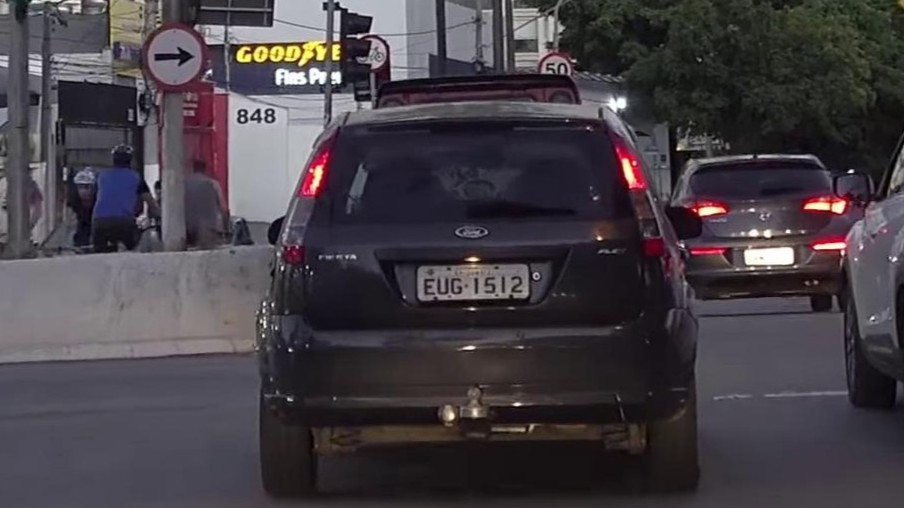
#> input picture dataset/1187019.jpg, 904 x 508 px; its folder holds only this picture in this run
$ python main.py
#> lines starting #> are read from the running program, lines starting #| are printed output that depends on the picture; after the words box and inside, x2 and y2 are one past the last pixel; in counts of white or black regions, pixels touching at a corner belong together
import cv2
import os

def detect_license_plate(image):
    gray = cv2.cvtColor(image, cv2.COLOR_BGR2GRAY) # Gray scale
    blur = cv2.bilateralFilter(gray, 11, 17, 17) # Reduce noise
    edges = cv2.Canny(blur, 30, 200)
    # [4 lines of commented-out code are left out]
    contours, _ = cv2.findContours(edges.copy(), cv2.RETR_TREE, cv2.CHAIN_APPROX_SIMPLE)
    contours = sorted(contours, key=cv2.contourArea, reverse=True)[:10] # Select only 10 biggest contours, normal images have a lot of noise

    for contour in contours:
        approx = cv2.approxPolyDP(contour, 10, True)
        if len(approx) == 4:
            x, y, w, h = cv2.boundingRect(approx)
            aspect_ratio = w / float(h)
            if 2 < aspect_ratio < 6:
                return (x, y, w, h)
    return None

def crop_and_resize(image, bbox, margin_ratio=0.4, output_size=(400, 200)):
    x, y, w, h = bbox
    x1 = max(int(x - w * margin_ratio), 0)
    y1 = max(int(y - h * margin_ratio), 0)
    x2 = min(int(x + w * (1 + margin_ratio)), image.shape[1])
    y2 = min(int(y + h * (1 + margin_ratio)), image.shape[0])
    cropped = image[y1:y2, x1:x2]
    return cv2.resize(cropped, output_size)

def process_dataset(input_folder="dataset", output_folder="output"):
#> called with input_folder = 'dataset', output_folder = 'output'
    os.makedirs(output_folder, exist_ok=True)
    image_files = [f for f in os.listdir(input_folder) if f.lower().endswith(('.jpg', '.png', '.jpeg'))]

    total = len(image_files)
    processed = 0

    for file_name in image_files:
        image_path = os.path.join(input_folder, file_name)
        image = cv2.imread(image_path)
#> image is the input picture: shape (508, 904, 3); mean B, G, R 69.7, 63.4, 69.1

        if image is None:
            print(f"Erro ao carregar: {file_name}")
            continue

        bbox = detect_license_plate(image)
#> in detect_license_plate, `gray = cv2.cvtColor(image, cv2.COLOR_BGR2GRAY)`:
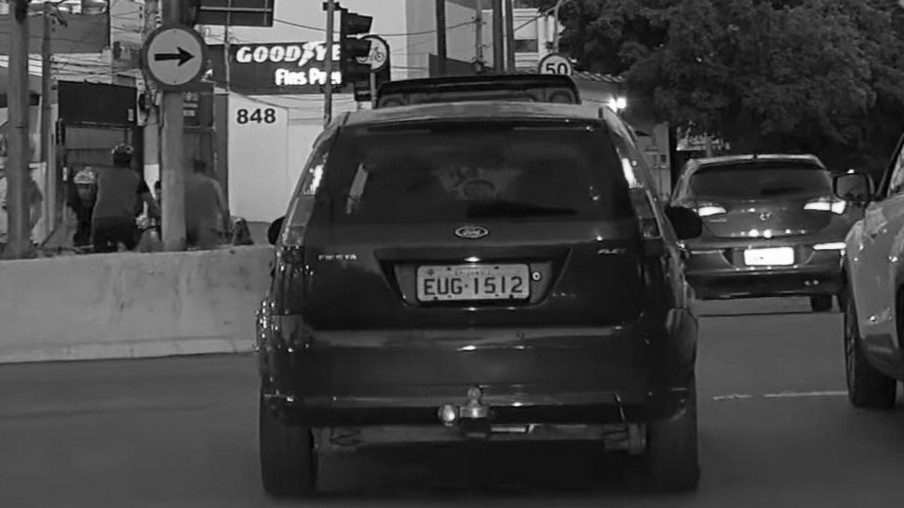
#> gray: shape (508, 904); min 0, max 255, mean 65.8
#> in detect_license_plate, `edges = cv2.Canny(blur, 30, 200)`:
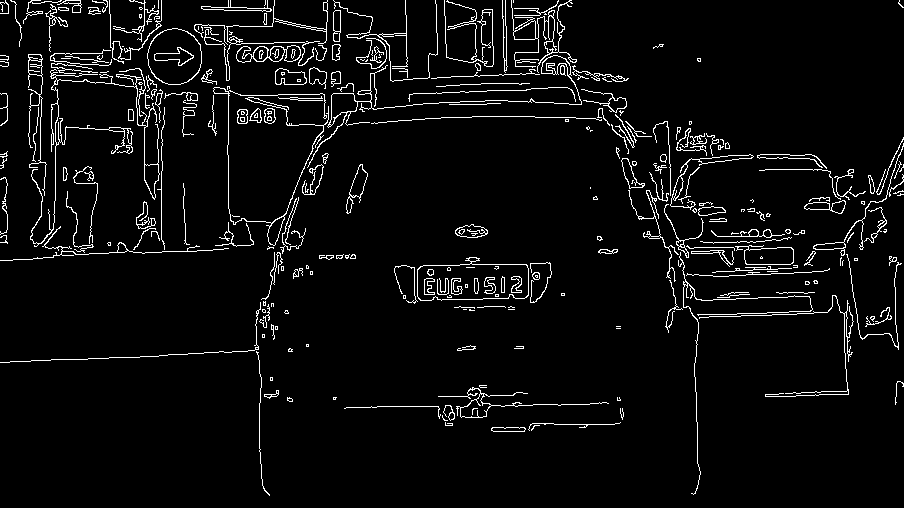
#> edges: shape (508, 904); 4.7% white in thin lines or dots
#> in detect_license_plate, `contours, _ = cv2.findContours(edges.copy(), cv2.RETR_TREE, cv2.CHAIN_..`: contours = 505 contours, 330 with area under 20; largest, box (x1, y1, x2, y2) and area: (417, 257, 529, 301) 3802, (417, 263, 529, 301) 3750, (147, 28, 202, 85) 2406, (147, 28, 202, 85) 2366, (307, 55, 582, 168) 977
#> in detect_license_plate, `contours = sorted(contours, key=cv2.contourArea, reverse=True)[:10]`: contours = 10 contours; largest, box (x1, y1, x2, y2) and area: (417, 257, 529, 301) 3802, (417, 263, 529, 301) 3750, (147, 28, 202, 85) 2406, (147, 28, 202, 85) 2366, (307, 55, 582, 168) 977
#> the loop in detect_license_plate, `for contour in contours:` made 1 pass
#> (approx, x, y, w, h, aspect_ratio) on pass 1: ([[417, 269], [420, 300], [528, 295], [526, 264]], 417, 264, 112, 37, 3.03)
#> bbox = (417, 264, 112, 37)

        if bbox:
            focused = crop_and_resize(image, bbox)
#> in crop_and_resize, `x, y, w, h = bbox`: x = 417; y = 264; w = 112; h = 37
#> in crop_and_resize, `x1 = max(int(x - w * margin_ratio), 0)`: x1 = 372
#> in crop_and_resize, `y1 = max(int(y - h * margin_ratio), 0)`: y1 = 249
#> in crop_and_resize, `x2 = min(int(x + w * (1 + margin_ratio)), image.shape[1])`: x2 = 573
#> in crop_and_resize, `y2 = min(int(y + h * (1 + margin_ratio)), image.shape[0])`: y2 = 315
#> in crop_and_resize, `cropped = image[y1:y2, x1:x2]`:
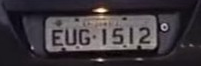
#> cropped: shape (66, 201, 3); mean B, G, R 60.2, 54.9, 61.1
#> in crop_and_resize, `return cv2.resize(cropped, output_size)`:
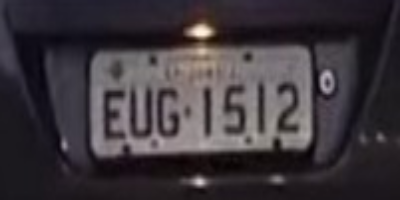
#> returned value: shape (200, 400, 3); mean of channels 0, 1, 2 60, 54.7, 60.9; drawn as B, G, R
            # cv2.imshow('edges', focused)
            # cv2.waitKey(500)
            save_path = os.path.join(output_folder, file_name)
            cv2.imwrite(save_path, focused)
            processed += 1
        else:
            print(f"Placa não detectada em: {file_name}")

    print(f"\n Finalizado: {processed}/{total} imagens processadas com sucesso.")

if __name__ == "__main__":
    process_dataset()

$ run again, on dataset/398000.jpg
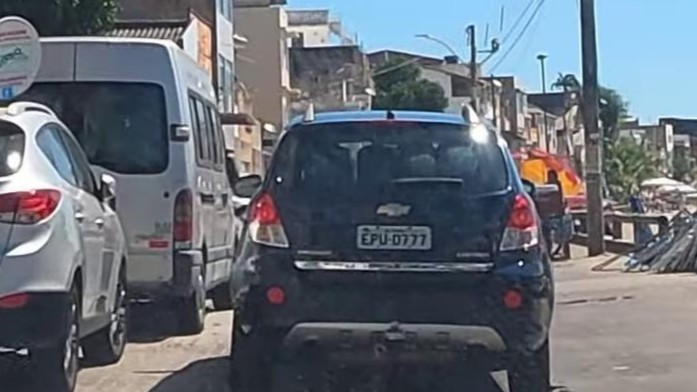
#> input picture dataset/398000.jpg, 697 x 392 px
#> in process_dataset, image is the input picture: shape (392, 697, 3); mean B, G, R 118, 109, 102.8
#> in detect_license_plate, `edges = cv2.Canny(blur, 30, 200)`:
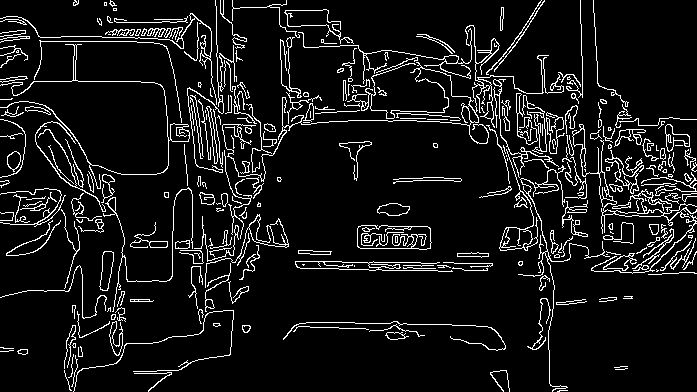
#> edges: shape (392, 697); 8.5% white in thin lines or dots
#> in detect_license_plate, `contours, _ = cv2.findContours(edges.copy(), cv2.RETR_TREE, cv2.CHAIN_..`: contours = 439 contours, 280 with area under 20; largest, box (x1, y1, x2, y2) and area: (357, 225, 432, 250) 1624, (357, 225, 432, 250) 1550, (222, 25, 549, 182) 773, (572, 124, 697, 234) 752, (499, 149, 538, 251) 594
#> in detect_license_plate, `contours = sorted(contours, key=cv2.contourArea, reverse=True)[:10]`: contours = 10 contours; largest, box (x1, y1, x2, y2) and area: (357, 225, 432, 250) 1624, (357, 225, 432, 250) 1550, (222, 25, 549, 182) 773, (572, 124, 697, 234) 752, (499, 149, 538, 251) 594
#> the loop in detect_license_plate, `for contour in contours:` made 1 pass
#> (approx, x, y, w, h, aspect_ratio) on pass 1: ([[357, 228], [360, 248], [430, 248], [427, 226]], 357, 226, 74, 23, 3.22)
#> bbox = (357, 226, 74, 23)
#> in crop_and_resize, `x, y, w, h = bbox`: x = 357; y = 226; w = 74; h = 23
#> x1 = 327
#> y1 = 216
#> x2 = 460
#> y2 = 258
#> in crop_and_resize, `return cv2.resize(cropped, output_size)`:
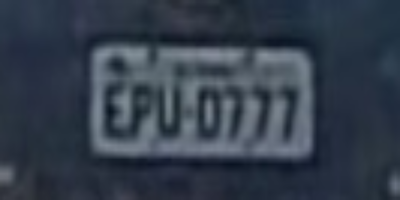
#> returned value: shape (200, 400, 3); mean of channels 0, 1, 2 75.7, 61.9, 51.8; drawn as B, G, R
